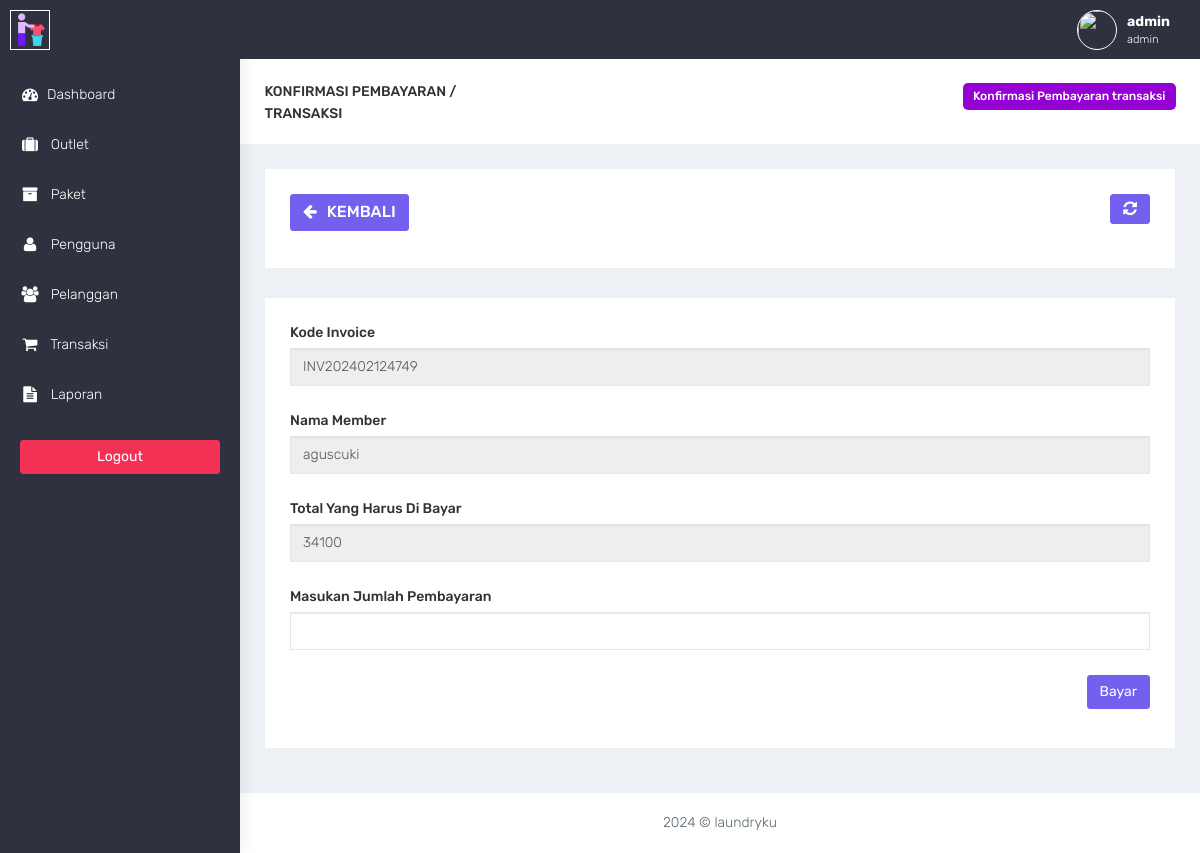
The app's page /admin/transaksi_bayar.php?id=112 (signed in) with its own data.
### tables this page shows
CREATE TABLE `transaksi` (
  `id_transaksi` int(11) NOT NULL,
  `outlet_id` int(11) DEFAULT NULL,
  `kode_invoice` varchar(100) DEFAULT NULL,
  `member_id` int(11) DEFAULT NULL,
  `tgl` datetime DEFAULT NULL,
  `batas_waktu` datetime DEFAULT NULL,
  `tgl_pembayaran` datetime DEFAULT NULL,
  `biaya_tambahan` int(11) DEFAULT NULL,
  `diskon` double DEFAULT NULL,
  `pajak` double DEFAULT NULL,
  `status` enum('baru','proses','selesai','diambil') DEFAULT NULL,
  `status_bayar` enum('dibayar','belum') DEFAULT NULL,
  `user_id` int(11) DEFAULT NULL
);

CREATE TABLE `member` (
  `id_member` int(11) NOT NULL,
  `nama_member` varchar(100) DEFAULT NULL,
  `alamat_member` text DEFAULT NULL,
  `jenis_kelamin` enum('L','P') DEFAULT NULL,
  `telp_member` varchar(15) DEFAULT NULL,
  `no_ktp` varchar(30) DEFAULT NULL
);

CREATE TABLE `detail_transaksi` (
  `id_detail` int(11) NOT NULL,
  `transaksi_id` int(11) DEFAULT NULL,
  `paket_id` int(11) DEFAULT NULL,
  `qty` double DEFAULT NULL,
  `total_harga` double DEFAULT NULL,
  `keterangan` text DEFAULT NULL,
  `total_bayar` int(11) DEFAULT NULL,
  `total_pajak` int(11) DEFAULT NULL,
  `total_diskon` int(11) DEFAULT NULL,
  `total_asli` int(11) DEFAULT NULL
);

### admin/functions.php (called while the page is built, shortened)
<?php
function ambilsatubaris($conn,$query){
    $db = mysqli_query($conn,$query);
    return mysqli_fetch_assoc($db);
}
?>

### admin/transaksi_bayar.php (the view, shortened to what this page needs)
<?php
$title = 'transaksi';
require 'functions.php';
$query = 'SELECT transaksi.*,member.nama_member , detail_transaksi.total_harga FROM transaksi INNER JOIN member ON member.id_member = transaksi.member_id INNER JOIN detail_transaksi ON detail_transaksi.transaksi_id = transaksi.id_transaksi WHERE transaksi.id_transaksi = ' . $_GET['id'];
$data = ambilsatubaris($conn, $query);
require 'layout_header.php';
?>
<div class="container-fluid">
    <div class="row bg-title">
        <div class="col-lg-3 col-md-4 col-sm-4 col-xs-12">
            <h4 class="page-title">Konfirmasi Pembayaran / <?= $title ?></h4>
        </div>
        <div class="col-lg-9 col-sm-8 col-md-8 col-xs-12">
            <ol class="breadcrumb">
                <li class="btn-bread"><a href="#">Konfirmasi Pembayaran <?= $title ?></a></li>
            </ol>
        </div>
    </div>
    <div class="row">
        <div class="col-md-12 col-lg-12 col-sm-12 col-xs-12">
            <div class="white-box">
                <div class="row">
                    <div class="col-md-6">
                        <a href="javascript:void(0)" onclick="window.history.back();" class="btn btn-primary box-title"><i class="fa fa-arrow-left fa-fw"></i> Kembali</a>
                    </div>
                    <div class="col-md-6 text-right">
                        <button id="btn-refresh" class="btn btn-primary box-title text-right" title="Refresh Data"><i class="fa fa-refresh" id="ic-refresh"></i></button>
                    </div>
                </div>
            </div>
        </div>
    </div>
    <div class="row">
        <div class="col-md-12 col-lg-12 col-sm-12 col-xs-12">
            <div class="white-box">
                <form method="post" action="transaksi_bayar.php?id=<?= $data['id_transaksi'] ?>" id="form-submit">
                    <div class="form-group">
                        <label>Kode Invoice</label>
                        <input type="text" name="kode_invoice" value="<?= $data['kode_invoice'] ?>" class="form-control" readonly>
                    </div>
                    <div class="form-group">
                        <label>Nama Member</label>
                        <input type="text" name="nama_member" value="<?= $data['nama_member'] ?>" class="form-control" readonly>
                    </div>
                    <div class="form-group">
                        <label>Total Yang Harus Di Bayar</label>
                        <input type="text" name="total_harga" value="<?= $data['total_harga'] ?>" class="form-control" readonly>
                    </div>
                    <div class="form-group">
                        <label>Masukan Jumlah Pembayaran</label>
                        <input type="number" name="total_bayar" id="total_bayar" class="form-control">
                    </div>
                    <div class="text-right">
                        <button type="submit" name="btn-simpan" id="btn-simpan" class="btn btn-primary">Bayar</utton>
                    </div>
                </form>
            </div>
        </div>
    </div>
</div>
<?php
require 'layout_footer.php';
?>

### assets/css/colors/default.css (style rules this page uses)
body { background: #fff; }

### admin/transaksi_bayar.php (style rules this page uses)
.btn-bread { background-color: darkviolet; padding: 5px 10px; border-radius: 5px; }
.btn-bread a { color: white !important; font-size: 12px; font-weight: 500; }

### records on screen
transaksi: kode_invoice "INV202402124749", nama_member "aguscuki", total_harga "34100"

### other values on screen
$_SESSION['username'] "admin"
$_SESSION['role'] "admin"
$title "TRANSAKSI"
$title "transaksi"
